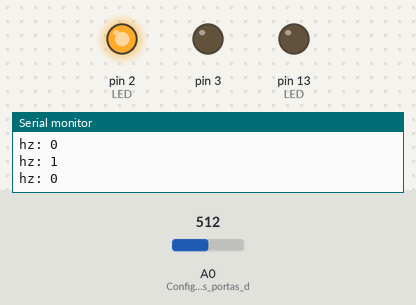
Bench run of a sketch on a simulated Arduino Uno, built with avr-gcc and run on an emulated ATmega328P. On the bench: output pins drawn as LEDs (lit = HIGH), the last lines printed to the serial monitor. The test bench sets the inputs (shaded band); at power-on: A0 (Configuração_das_portas_d) = 512.

Above: at 3.8 s.
3.9 s: A0 (Configuração_das_portas_d) set to 12
5.4 s: A0 (Configuração_das_portas_d) set to 9
At 5.8 s:
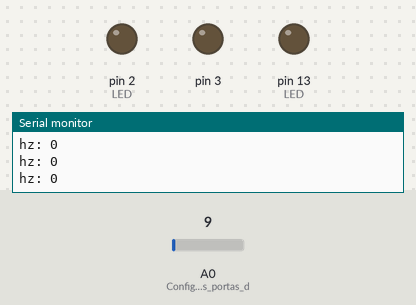
6.9 s: A0 (Configuração_das_portas_d) set to 122
At 8.1 s:
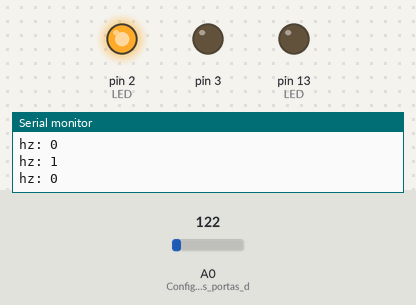
8.4 s: A0 (Configuração_das_portas_d) set to 0
At 9.3 s:
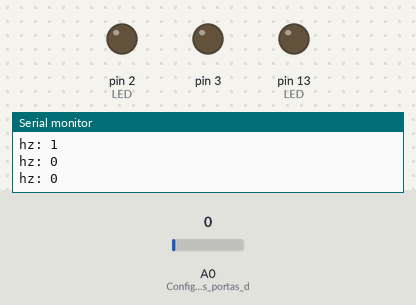
Timing chart, 0 to 10.9 s (numbered marks = the images above; inputs shaded):
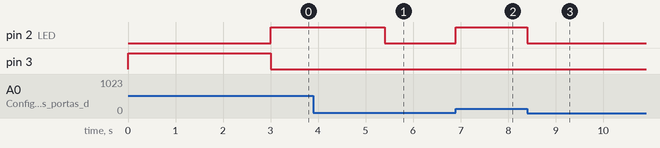

The sketch:

hz.ino
```cpp
         //Variáveis...
int           ReadClock;       //variável que irá ler a porta A0.
unsigned long mili;            //variável que carrega o tempo em milisegundos.
long int      clement = 1000;  // variável usada para saber quantos milisegundos se passou, a cada 1000.
int           mili2 = 0 , block = 0 , hz = 0; //mili2 recebe a quantidade de Hz. | block usado para regular melhor a contagem de Hz | hz recebe o valor exato da quantidade de Hz.
byte blockOnBluethoot = 0;     // Bloqueia a tentativa de ligar ou desligar o fone acidentalmente.

void setup() {
  pinMode( A0 , INPUT );    // Configuração das portas do Arduino.
  pinMode( 2 , OUTPUT );    // 2 - Para o LED Azul - sinaliza a quantidade de Hz.
  pinMode( 3 , OUTPUT );    // 3 - Para o BC547 / Ligar automaticamente o Fone.
  pinMode( 13 , OUTPUT );   // 13 - Para o LED Amarelo / Representa uma lãmpada a ser ligada por Bluetooth.
  Serial.begin(9600);       // Configuração de comunicação Serial.
}

void loop() {

  ReadClock = analogRead( A0 );   // Analiza/lê o nível de corrente na porta A0

  if( blockOnBluethoot == 0 ){    // LIgando o Fone Bluetooth por 3 segundos.
    digitalWrite( 3 , 1 );
    Serial.println( "LIGANDO BLUETOOTH..." );
    delay(3000);                  //Depois de 3 segundos, desliga porta 3.
    digitalWrite( 3 , 0 );
    blockOnBluethoot = 1 ;        // blockOnBluethoot se torna 1 para bloquear a tentativa de usar a porta 3 novamente.
  }

  mili = millis();                // A contagem em milisegundos se inicia depois dos 3 segundos, após ligar o Fone.

  if( mili >= clement ){          // Este If entra em ação toda vez que passa 1 segundo, quando a variável mili chega ao valor da variável clement, ou seja 1000 milisegundos.
    hz = mili2;                   // Variável hz recebe o valor de frêquencia da variável mili2.
    mili2=0;                      // Depois de passar o valor, mili2 é zerada.
    clement+=1000;                // Variável clement recebe mais 1000 em seu valor para continuar com que este If entre em ação a cada 1 segundo.

    Serial.print( "hz: " );       //É enviado para a comunicação serial o valor de frêquencia.
    Serial.println( hz );

    //control                     //Aqui é onde se usa If para ligar uma porta com uma determinada frêquancia.

    if( hz == 2 ) {               // Se a frêquancia é igual a 2...
        digitalWrite( 13 , 1 );   // Liga LED amarelo
    }else{                        // Se não/diferente...
        digitalWrite( 13 , 0 );   // Não é ligado / Desliga.
    }

  }

  if( ReadClock > 10 ){          // If que analiza se o valor da variável ReadBlock, que esta analizando a porta A0 é maior que 10.
    if( block == 0 ){             // Para uma leitura mais fixa foi criado este If onde se a variável block for igual a 0 entra em ação.
      digitalWrite( 2 , 1 );      // Liga o LED azul , dizendo que há 1Hz passando neste exato momento na porta A0.
      mili2+=1;                   // Variável mili2 adiciona mais 1, ou seja , esta contando o número de Hz para depois passar para a variável hz.
      block = 1 ;                 // Variável block bloqueia.
    }
  }else{                          // Variáveis block e hz são zeradas, e a porta 2, LED azul , é desligado, dizendo que não há 1Hz passado na porta A0.
    block = 0;
    hz = 0;
    digitalWrite( 2 , 0 );
  }

}
```

Measured:
- the behaviour switches between 11 and 10 on A0 (Configuração_das_portas_d) (found by bisection; images 0 and 1)
- after the input at 5.4 s, pin 2 (LED): HIGH → LOW at once
- after the input at 6.9 s, pin 2 (LED): LOW → HIGH at once
- after the input at 8.4 s, pin 2 (LED): HIGH → LOW at once
